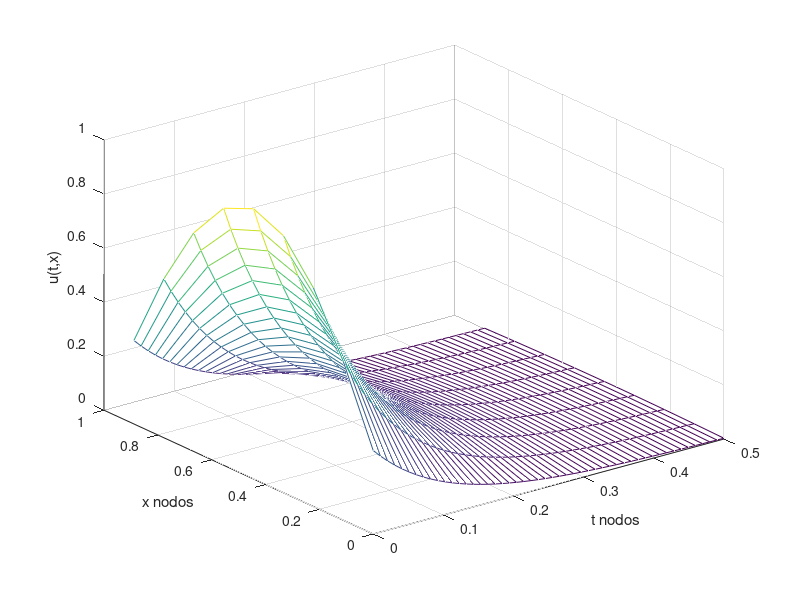

MATLAB code to generate this figure:
%Programa que resuelve la siguiente ecuacion 
% Ut(x,t)- Uxx(x,t)=0  ,      0<x<1     0<=t
%
% Con las condiciones de fronteras
% U(0,t)=u(1,t)=0 ,     0<t 
%
%Con las condiciones iniciales
% U(x,0)= sin(pi*x) ,  0<=x<=1
%
% Comparar con la solucion real para t= 0.5
% U(x,t)= exp(-t*pi^2)*sin(pi*x)
%Obtenemos la Aproximacion para la ec. del calor

clear;
clc;
L = 1;
T = 0.5; %tiempo max
m = 10;
n = 50;
f = inline('sin(pi*x)','x');
 
%solucion real
g = inline('exp(-pi^2*t)*sin(pi*x)','t','x');
 
h = L/m;
k = T/n;
c = 1;
r = (c)^2*(k/h^2);
fprintf('valor de r = %4.4f \n',r);
%valores iniciales
for i = 1:m-1
    w(i) = f(i*h);
end

l(1) = 1 + 2*r;
u(1) = -r/l(1);

for i = 2:m-2
    l(i) = 1 + 2*r + r*u(i-1);
    u(i) = -r/l(i);
end
 
W = w';   % W almacena la columna w0
l(m-1) = 1 + 2*r + r*u(m-2);
for j = 1:n
    t = j*k;
    z(1) = w(1)/l(1);
    for i = 2:m-1
        z(i) = (w(i) + r*z(i-1))/l(i);
    end
    w(m-1) = z(m-1);
    for i = m-2:-1:1
        w(i) = z(i) - u(i)*w(i+1);
    end
    
    W = [W,w'];  %voy almacenando las columnas en W
    
end
W(:,n) = []; 
t

%imprimimos
disp('----------------------------------------------------');
disp('x(i)        w(i,50)     u(0.5,xi)   |w(i,50) - u(0.5,xi)|');
disp('----------------------------------------------------');
for i = 1:m-1
    y = g(t,i*h);
    fprintf('%2.1f      %4.8f     %4.8f      %1.3e \n',(i)*h,w(i),y,abs(w(i)-y));
end
 
%grafica
xnodos = linspace(0,L,m);  
xnodos(m) = [];
tnodos = linspace(0,T,n);
size(W)
mesh(tnodos,xnodos,W)
xlabel('t nodos')
ylabel('x nodos')
zlabel('u(t,x)')

